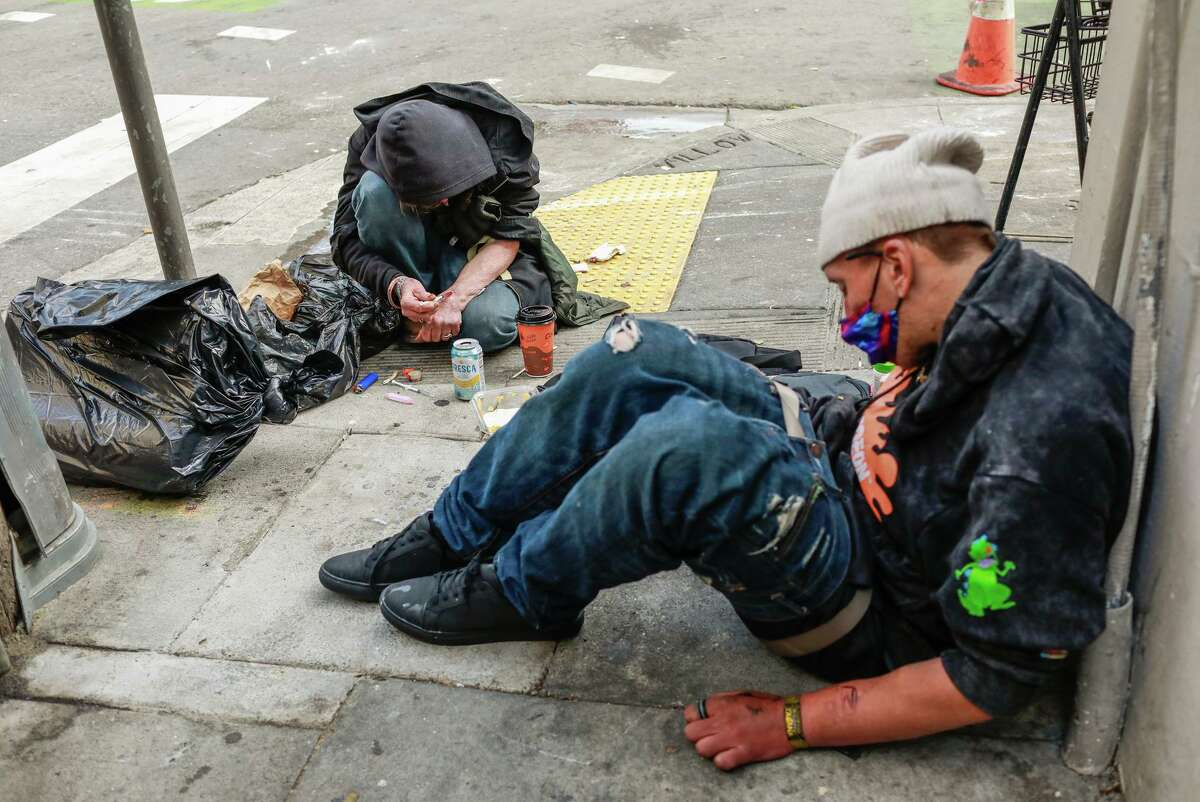
#> input picture extract_iimage_caracter/assents/Imagem_eua.png, 1200 x 802 px
$ python foo.py   (older library calls are emulated)
#> lines starting #> are read from the running program, lines starting #| are printed output that depends on the picture
import cv2
import numpy as np
from scipy.ndimage import uniform_filter


img = cv2.imread("assents/Imagem_eua.png")
#> img is the input picture: shape (802, 1200, 3); mean B, G, R 115.3, 121.9, 123.1
gray = cv2.cvtColor(img, cv2.COLOR_BGR2GRAY)
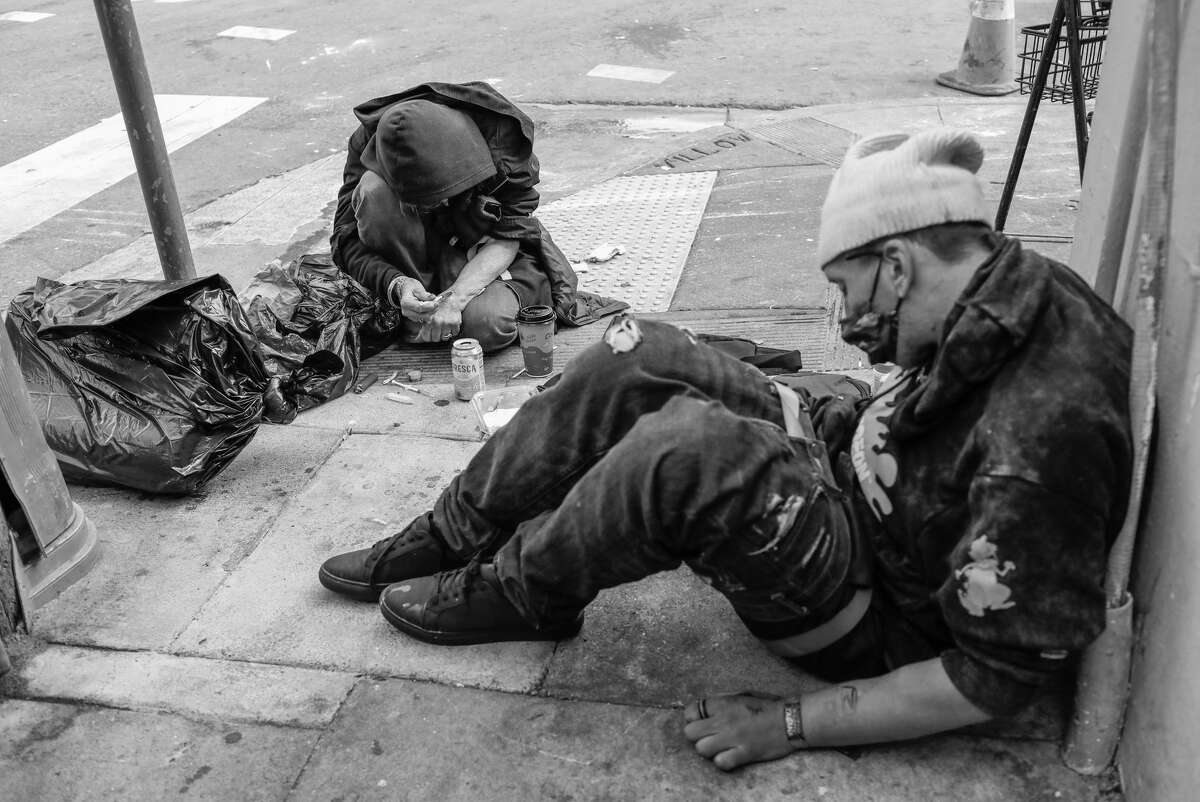
#> gray: shape (802, 1200); min 0, max 255, mean 121.5

brilho_medio = gray.mean()
#> brilho_medio = 121.5
desvio = gray.std()  # contraste geral
#> desvio = 69.35

def foco_por_regiao(img):
    h, w = img.shape[:2]
    gray = cv2.cvtColor(img, cv2.COLOR_BGR2GRAY)

    # Divide em regiões
    regioes = {
        "topo":   gray[:h//2, :],
        "baixo":  gray[h//2:, :],
        "centro": gray[h//4:3*h//4, w//4:3*w//4],
        "borda":  np.concatenate([gray[:, :w//8].flatten(), gray[:, 7*w//8:].flatten()])
    }

    return {k: round(cv2.Laplacian(v, cv2.CV_64F).var(), 2) for k, v in regioes.items()}

def analise_frequencia(gray):
    f = np.fft.fft2(gray)
    fshift = np.fft.fftshift(f)
    magnitude = np.log(np.abs(fshift) + 1)

    # Alta energia em frequências médias pode indicar artefatos de GAN
    h, w = magnitude.shape
    centro = magnitude[h//4:3*h//4, w//4:3*w//4]
    borda  = magnitude.copy()
    borda[h//4:3*h//4, w//4:3*w//4] = 0

    return {
        "energia_centro": round(centro.mean(), 4),
        "energia_borda":  round(borda[borda > 0].mean(), 4),
        "razao":          round(centro.mean() / (borda[borda > 0].mean() + 1e-5), 4),
    }


def ruido_por_regiao(img):
    gray = cv2.cvtColor(img, cv2.COLOR_BGR2GRAY).astype(float)
    suavizada = uniform_filter(gray, size=3)
    mapa_ruido = np.abs(gray - suavizada)
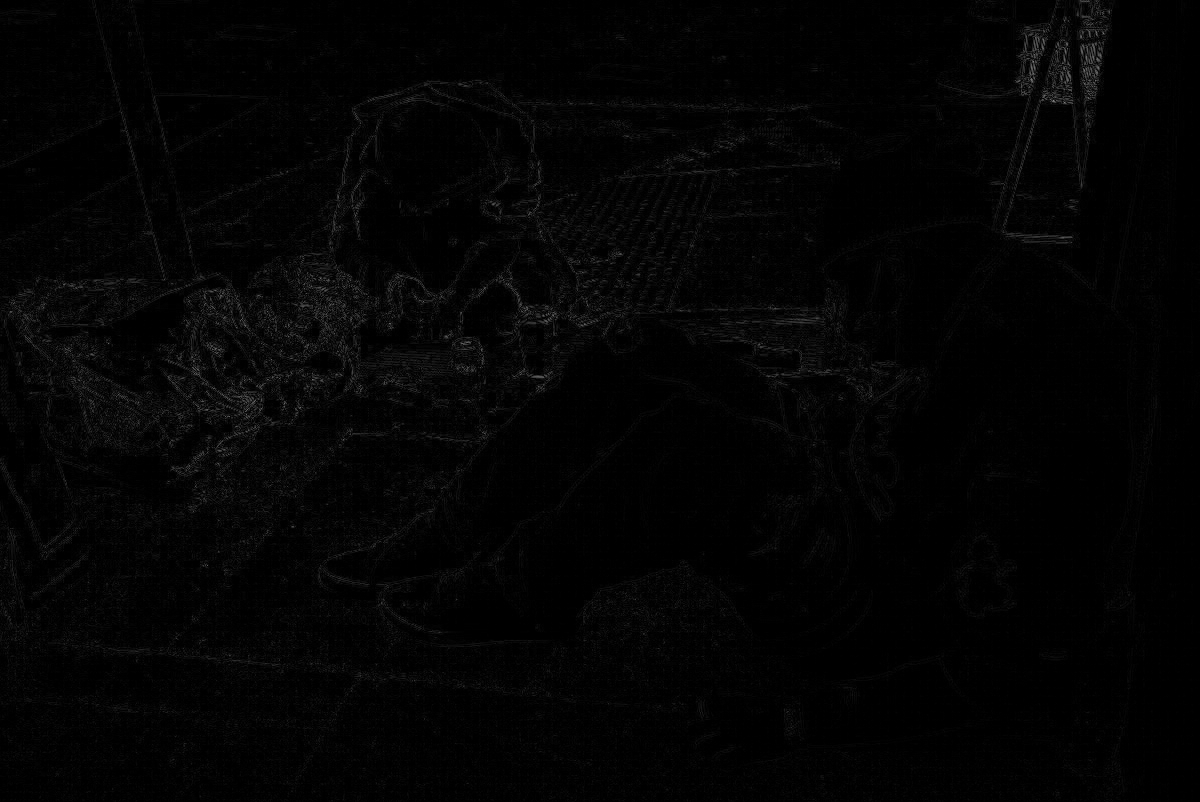
#> mapa_ruido: shape (802, 1200) float64; min 0, max 137.1, mean 4

    h, w = mapa_ruido.shape
#> h = 802; w = 1200
    return {
        "ruido_rosto": round(mapa_ruido[h//4:3*h//4, w//4:3*w//4].mean(), 4),
        "ruido_fundo": round(mapa_ruido[:h//8, :].mean(), 4),
        # Suspeito: ruído muito uniforme entre rosto e fundo
        "desvio_ruido": round(mapa_ruido.std(), 4),
    }

print(ruido_por_regiao(img))
#| {'ruido_rosto': 5.2629, 'ruido_fundo': 3.35, 'desvio_ruido': 6.9799}

$ run again, with extract_iimage_caracter/assents/image.png copied over extract_iimage_caracter/assents/Imagem_eua.png
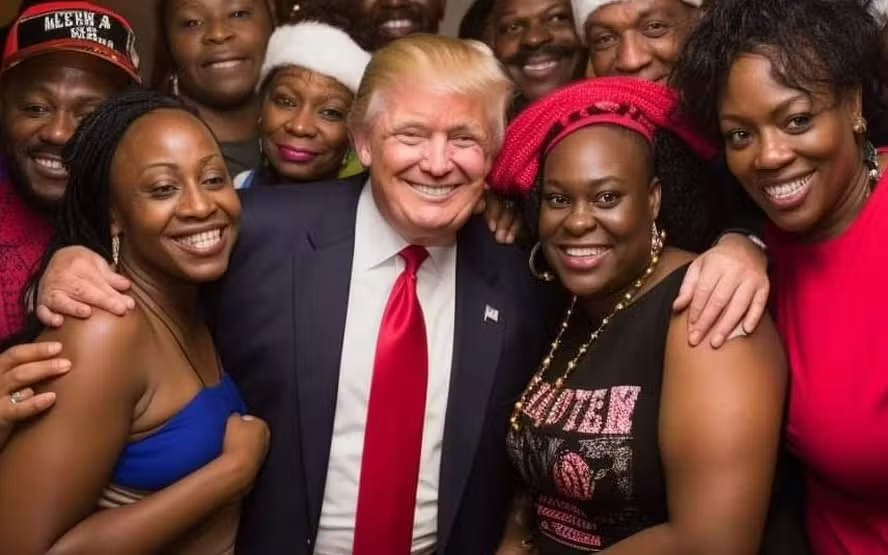
#> input picture extract_iimage_caracter/assents/image.png, 888 x 555 px
#> img is the input picture: shape (555, 888, 3); mean B, G, R 55.4, 59.4, 106.9
#> `gray = cv2.cvtColor(img, cv2.COLOR_BGR2GRAY)`:
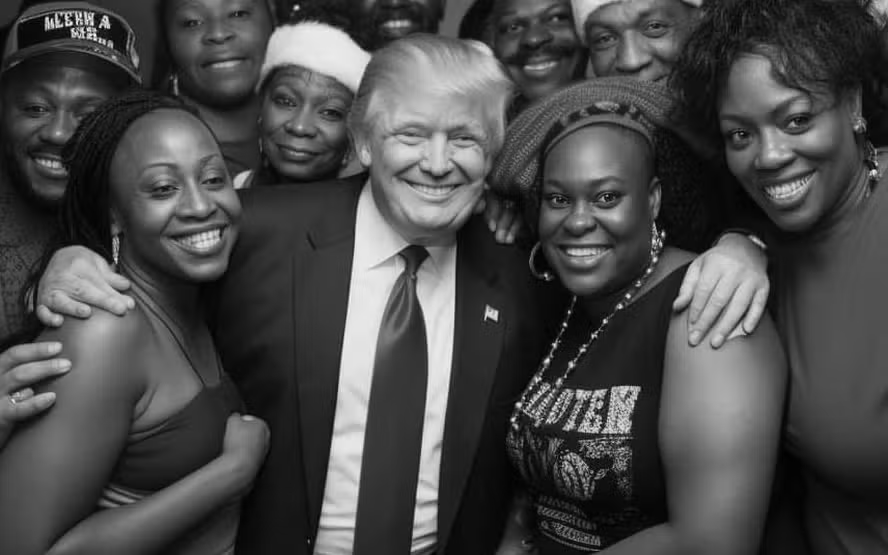
#> gray: shape (555, 888); min 1, max 254, mean 73.2
#> brilho_medio = 73.23
#> desvio = 54.62
#> in ruido_por_regiao, `mapa_ruido = np.abs(gray - suavizada)`:
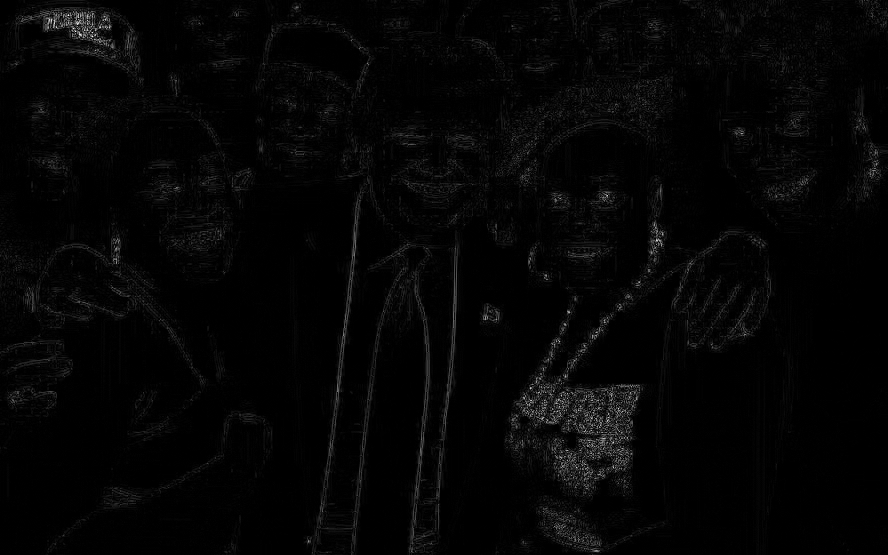
#> mapa_ruido: shape (555, 888) float64; min 0, max 87, mean 1.9; drawn with min black and max white
#| {'ruido_rosto': 2.2419, 'ruido_fundo': 2.44, 'desvio_ruido': 4.0746}

$ run again, with extract_iimage_caracter/assents/image_canguru.png copied over extract_iimage_caracter/assents/Imagem_eua.png
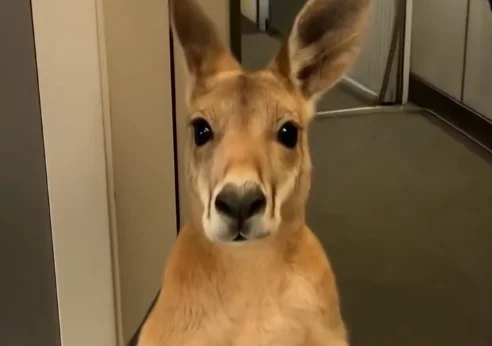
#> input picture extract_iimage_caracter/assents/image_canguru.png, 492 x 346 px
#> img is the input picture: shape (346, 492, 3); mean B, G, R 62.6, 95.4, 118.9
#> `gray = cv2.cvtColor(img, cv2.COLOR_BGR2GRAY)`:
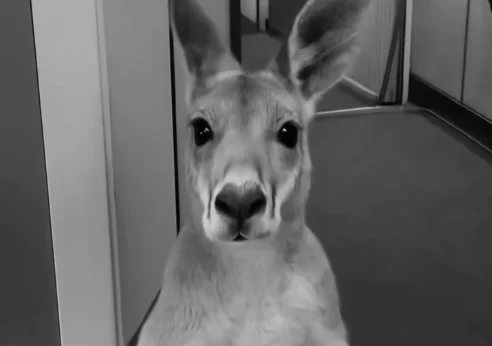
#> gray: shape (346, 492); min 0, max 214, mean 98.7
#> brilho_medio = 98.65
#> desvio = 41.6
#> in ruido_por_regiao, `mapa_ruido = np.abs(gray - suavizada)`:
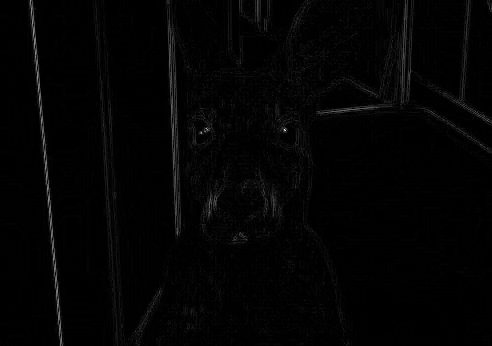
#> mapa_ruido: shape (346, 492) float64; min 0, max 81.33, mean 1.2; drawn with min black and max white
#| {'ruido_rosto': 1.5843, 'ruido_fundo': 1.3559, 'desvio_ruido': 3.125}

$ run again, with extract_iimage_caracter/assents/image_pantera.png copied over extract_iimage_caracter/assents/Imagem_eua.png
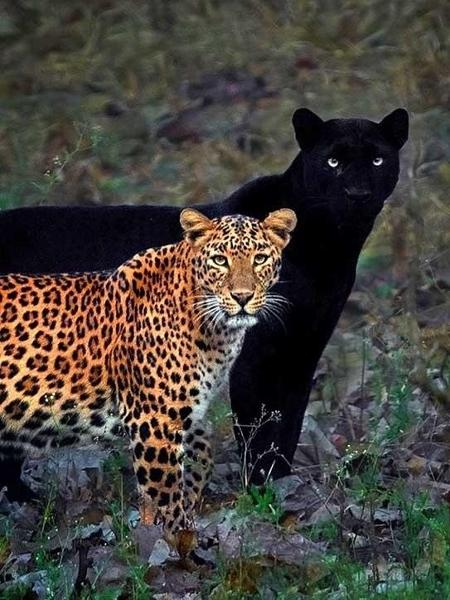
#> input picture extract_iimage_caracter/assents/image_pantera.png, 450 x 600 px
#> img is the input picture: shape (600, 450, 3); mean B, G, R 61.1, 66.3, 70.2
#> `gray = cv2.cvtColor(img, cv2.COLOR_BGR2GRAY)`:
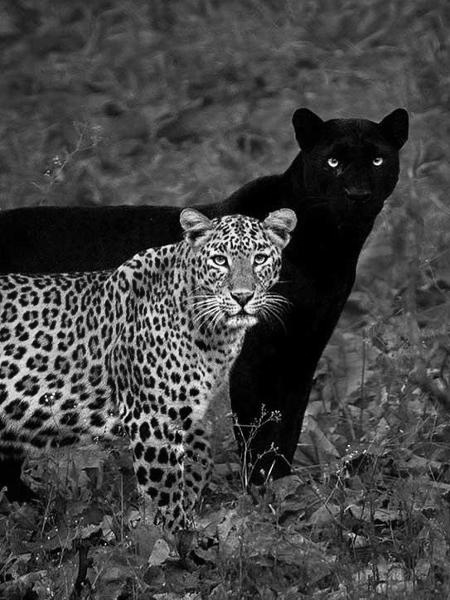
#> gray: shape (600, 450); min 0, max 255, mean 66.8
#> brilho_medio = 66.85
#> desvio = 44.92
#> in ruido_por_regiao, `mapa_ruido = np.abs(gray - suavizada)`:
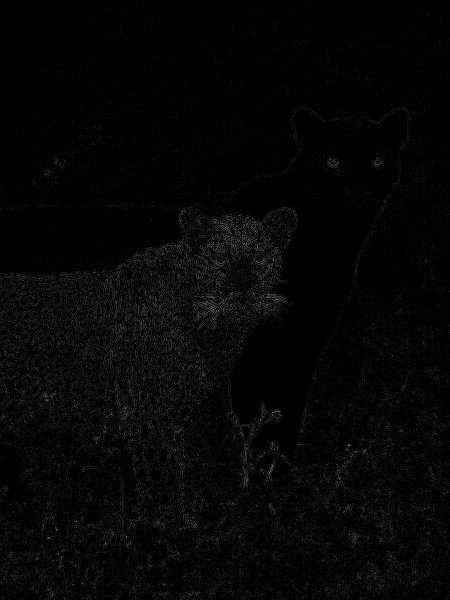
#> mapa_ruido: shape (600, 450) float64; min 0, max 125.6, mean 6.5
#| {'ruido_rosto': 9.6367, 'ruido_fundo': 1.3416, 'desvio_ruido': 9.4572}
